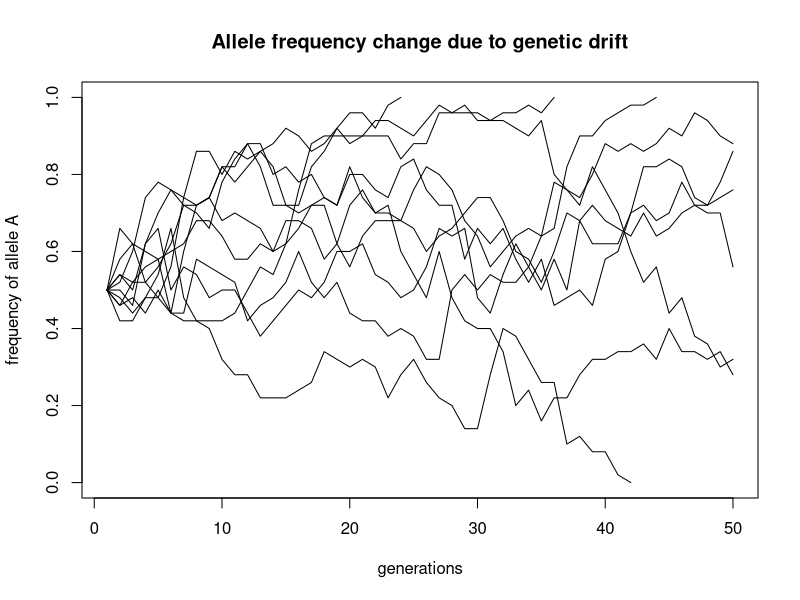
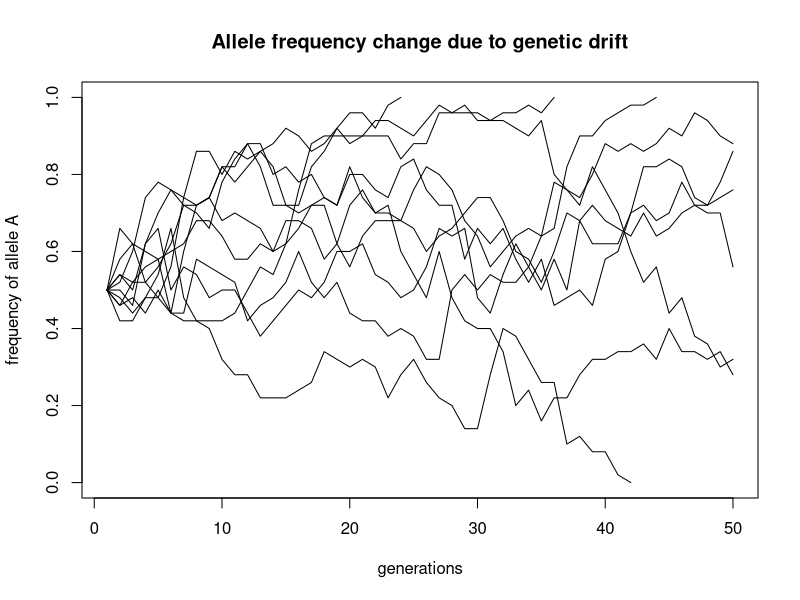
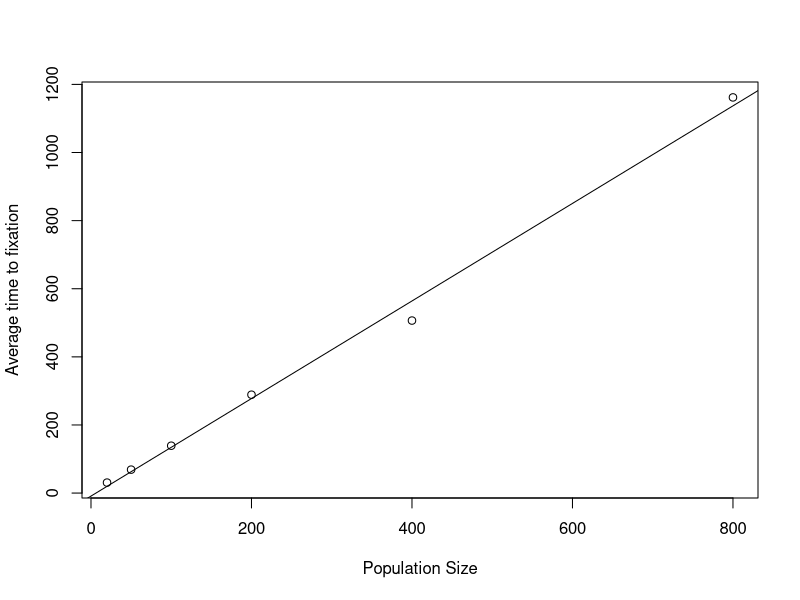

Write R code to recreate these figures, in order.
# Simulating genetic drift

plot(1, type = "n", xlab = "generations", ylab = "frequency of allele A", xlim = range(1:50), ylim = 0:1,
     main = "Allele frequency change due to genetic drift")
set.seed(1)
{for (xxx in 1:10){
  print(xxx)
  
  N = 50
  pA = c()
  pA[1] = 0.5
  i = 1
  
  while((pA[i] < 1) & (pA[i] > 0)){
    nA = 0
    
    for (j in 1:N){
      random = runif(1)
      if(random < pA[i]){nA = nA + 1}
    }
    
    pA[i+1] = nA/N
    i = i+1
    
  }
  lines(1:j, pA[1:j])}
}


plot(1, type = "n", xlab = "generations", ylab = "frequency of allele A", xlim = range(1:50), ylim = 0:1,
     main = "Allele frequency change due to genetic drift")
set.seed(1)
{for (xxx in 1:10){
  print(xxx)
  
  N = 50
  pA = c()
  pA[1] = 0.5
  i = 1
  
  while((pA[i] < 1) & (pA[i] > 0)){
    nA = 0
    
    for (j in 1:N){
      random = runif(1)
      if(random < pA[i]){nA = nA + 1}
    }
    
    pA[i+1] = nA/N
    i = i+1
    
  }
  lines(1:j, pA[1:j])}
}



# Estimating time to fixation.
N = c(20, 50, 100, 200, 400, 800)
reps = 100
matrix = matrix(0, nrow=reps, ncol = length(N))
  for(t in 1:100){
    Fixation = c()
      for(r in N){
        pA = c()
        pA[1] = 0.5
        i = 1
      
           while((pA[i] < 1) & (pA[i] > 0)){
             nA = rbinom(n = 1, size = r, prob = pA[i])
             pA[i+1] = nA/r
             i = i+1}
      
        Fixation = c(Fixation, i)
    }
   matrix[t,] = Fixation
}

Means = colMeans(matrix)
plot(N, Means, xlab = "Population Size", ylab = "Average time to fixation")  
abline(lm(Means~N))
  
  
  
  
  